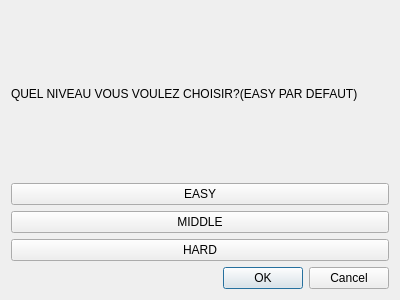
<?xml version="1.0" encoding="UTF-8"?>
<ui version="4.0">
 <class>levelDialog</class>
 <widget class="QDialog" name="levelDialog">
  <property name="geometry">
   <rect>
    <x>0</x>
    <y>0</y>
    <width>400</width>
    <height>300</height>
   </rect>
  </property>
  <property name="windowTitle">
   <string>Dialog</string>
  </property>
  <layout class="QVBoxLayout" name="verticalLayout">
   <item>
    <widget class="QLabel" name="label">
     <property name="text">
      <string>QUEL NIVEAU VOUS VOULEZ CHOISIR?(EASY PAR DEFAUT)</string>
     </property>
    </widget>
   </item>
   <item>
    <widget class="QPushButton" name="easyButton">
     <property name="text">
      <string>EASY</string>
     </property>
    </widget>
   </item>
   <item>
    <widget class="QPushButton" name="middleButton">
     <property name="text">
      <string>MIDDLE</string>
     </property>
    </widget>
   </item>
   <item>
    <widget class="QPushButton" name="hardButton">
     <property name="text">
      <string>HARD</string>
     </property>
    </widget>
   </item>
   <item>
    <widget class="QDialogButtonBox" name="buttonBox">
     <property name="orientation">
      <enum>Qt::Horizontal</enum>
     </property>
     <property name="standardButtons">
      <set>QDialogButtonBox::Cancel|QDialogButtonBox::Ok</set>
     </property>
    </widget>
   </item>
  </layout>
 </widget>
 <resources/>
 <connections>
  <connection>
   <sender>buttonBox</sender>
   <signal>accepted()</signal>
   <receiver>levelDialog</receiver>
   <slot>accept()</slot>
   <hints>
    <hint type="sourcelabel">
     <x>248</x>
     <y>254</y>
    </hint>
    <hint type="destinationlabel">
     <x>157</x>
     <y>274</y>
    </hint>
   </hints>
  </connection>
  <connection>
   <sender>buttonBox</sender>
   <signal>rejected()</signal>
   <receiver>levelDialog</receiver>
   <slot>reject()</slot>
   <hints>
    <hint type="sourcelabel">
     <x>316</x>
     <y>260</y>
    </hint>
    <hint type="destinationlabel">
     <x>286</x>
     <y>274</y>
    </hint>
   </hints>
  </connection>
 </connections>
</ui>
